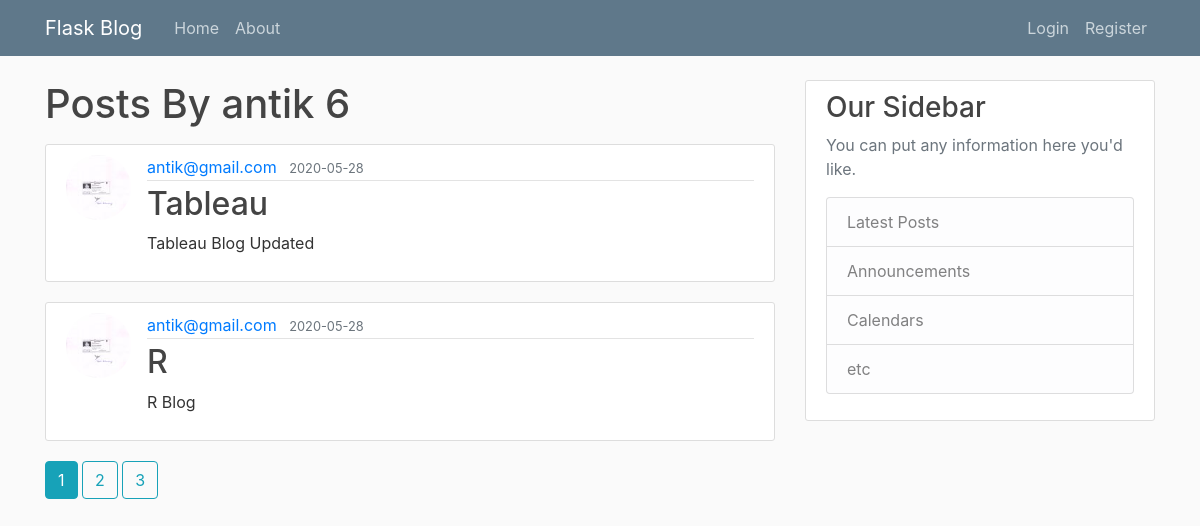
Page /user/antik on the committed database.
### flask_blog/models.py (models this page shows, shortened)
class User(db.Model,UserMixin):
    id=db.Column(db.Integer, primary_key=True)
    username=db.Column(db.String(20),unique=True,nullable=False)
    email=db.Column(db.String(120),unique=True,nullable=False)
    image_file=db.Column(db.String(20),nullable=False, default='default.jpeg')
    password=db.Column(db.String(60),nullable=False)
    '''
    Lazy loading refers to objects are returned from a query
    without the related objects loaded at first. When the given
    collection or reference is first accessed on a particular object,an
    additional SELECT statement is emitted such that the requested collection is loaded.
    '''
    posts=db.relationship('Post',backref='author',lazy=True)

class Post(db.Model):
    id=db.Column(db.Integer,primary_key=True)
    title=db.Column(db.String(100), nullable=False)
    date_posted=db.Column(db.DateTime, nullable=False,default=datetime.utcnow)
    content=db.Column(db.Text, nullable=False)
    user_id=db.Column(db.Integer, db.ForeignKey('user.id'),nullable=False)

### flask_blog/users/routes.py (the view)
@users.route("/user/<string:username>",methods=['GET'])
def user_posts(username):
    page=request.args.get('page',1,type=int)
    user=User.query.filter_by(username=username).first_or_404()
    wall_post=Post.query.filter_by(author=user).order_by(Post.date_posted.desc()).paginate(per_page=2,page=page)
    return render_template('user_posts.html',posts=wall_post,user=user)

### flask_blog/templates/user_posts.html
{% extends "layout.html" %}
{% block content %}
<h1 class="mb-3">Posts By {{ user.username }} {{ posts.total }}</h1>
{% for post in posts.items %}
  <article class="media content-section">
    <img class="rounded-circle article-img" src="{{ url_for('static',  filename='profile_pics/'+ post.author.image_file) }}" alt="">
    <div class="media-body">
      <div class="article-metadata">
        <a class="mr-2" href="{{ url_for('users.user_posts', username=user.username) }}">{{ post.author.email }}</a>
        <small class="text-muted">{{ post.date_posted.strftime('%Y-%m-%d') }}</small>
      </div>
      <h2><a class="article-title" href="{{ url_for('posts.post', post_id=post.id) }}">{{ post.title }}</a></h2>
      <p class="article-content">{{ post.content }}</p>
    </div>
  </article>
{% endfor %}
{%  for page_num in posts.iter_pages(left_edge=1,right_edge=1,left_current=1, right_current=2) %}
  {% if page_num %}
    {% if page_num==posts.page %}
      <a class="btn btn-info mb-4" href="{{ url_for('users.user_posts', username=user.username ,page=page_num) }}">{{ page_num }}</a>
    {% else %}
      <a class="btn btn-outline-info mb-4" href="{{ url_for('users.user_posts', username=user.username ,page=page_num) }}">{{ page_num }}</a>
    {% endif %}
  {% else %}
  ...
  {% endif %}
{% endfor %}
{% endblock content %}

### flask_blog/static/main.css (style rules this page uses)
body { background: #fafafa; color: #333333; margin-top: 5rem; }
h1, h2, h3, h4, h5, h6 { color: #444444; }
.content-section { background: #ffffff; padding: 10px 20px; border: 1px solid #dddddd; border-radius: 3px; margin-bottom: 20px; }
.article-title { color: #444444; }
.article-content { white-space: pre-line; }
.article-img { height: 65px; width: 65px; margin-right: 16px; }
.article-metadata { padding-bottom: 1px; margin-bottom: 4px; border-bottom: 1px solid #e3e3e3 }

### rows in the picture
User: username "antik"
Post: image_file (picture), author.email "antik@gmail.com", date_posted "2020-05-28", title "Tableau", content "Tableau Blog Updated"
Post: image_file (picture), author.email "antik@gmail.com", date_posted "2020-05-28", title "R", content "R Blog"

### other values in the picture
{{ posts.total }} "6"
{{ page_num }} "1"
{{ page_num }} "2" "3"
